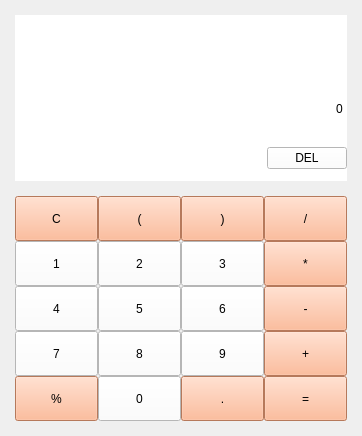
<?xml version="1.0" encoding="UTF-8"?>
<ui version="4.0">
 <class>Dialog</class>
 <widget class="QDialog" name="Dialog">
  <property name="geometry">
   <rect>
    <x>0</x>
    <y>0</y>
    <width>362</width>
    <height>436</height>
   </rect>
  </property>
  <property name="minimumSize">
   <size>
    <width>362</width>
    <height>436</height>
   </size>
  </property>
  <property name="maximumSize">
   <size>
    <width>362</width>
    <height>436</height>
   </size>
  </property>
  <property name="windowTitle">
   <string>Dialog</string>
  </property>
  <property name="styleSheet">
   <string notr="true"/>
  </property>
  <layout class="QGridLayout" name="gridLayout_3">
   <property name="leftMargin">
    <number>15</number>
   </property>
   <property name="topMargin">
    <number>15</number>
   </property>
   <property name="rightMargin">
    <number>15</number>
   </property>
   <property name="bottomMargin">
    <number>15</number>
   </property>
   <property name="verticalSpacing">
    <number>15</number>
   </property>
   <item row="1" column="0">
    <layout class="QGridLayout" name="gridLayout">
     <item row="0" column="2">
      <widget class="QPushButton" name="p_close_pushButton">
       <property name="enabled">
        <bool>true</bool>
       </property>
       <property name="minimumSize">
        <size>
         <width>0</width>
         <height>45</height>
        </size>
       </property>
       <property name="styleSheet">
        <string notr="true">background-color: rgb(255, 170, 127);
font: 75 10pt &quot;MS Shell Dlg 2&quot;;</string>
       </property>
       <property name="text">
        <string>)</string>
       </property>
       <property name="autoDefault">
        <bool>false</bool>
       </property>
      </widget>
     </item>
     <item row="1" column="0">
      <widget class="QPushButton" name="num_pushButton_1">
       <property name="minimumSize">
        <size>
         <width>0</width>
         <height>45</height>
        </size>
       </property>
       <property name="styleSheet">
        <string notr="true">background-color: rgb(255, 255, 255);
font: 75 10pt &quot;MS Shell Dlg 2&quot;;</string>
       </property>
       <property name="text">
        <string>1</string>
       </property>
       <property name="autoDefault">
        <bool>false</bool>
       </property>
      </widget>
     </item>
     <item row="0" column="3">
      <widget class="QPushButton" name="sign_pushButton_1">
       <property name="minimumSize">
        <size>
         <width>0</width>
         <height>45</height>
        </size>
       </property>
       <property name="styleSheet">
        <string notr="true">background-color: rgb(255, 170, 127);
font: 75 10pt &quot;MS Shell Dlg 2&quot;;</string>
       </property>
       <property name="text">
        <string>/</string>
       </property>
       <property name="autoDefault">
        <bool>false</bool>
       </property>
      </widget>
     </item>
     <item row="0" column="0">
      <widget class="QPushButton" name="reset_pushButton">
       <property name="minimumSize">
        <size>
         <width>0</width>
         <height>45</height>
        </size>
       </property>
       <property name="styleSheet">
        <string notr="true">background-color: rgb(255, 170, 127);
font: 75 10pt &quot;MS Shell Dlg 2&quot;;</string>
       </property>
       <property name="text">
        <string>C</string>
       </property>
       <property name="autoDefault">
        <bool>false</bool>
       </property>
      </widget>
     </item>
     <item row="0" column="1">
      <widget class="QPushButton" name="p_open_pushButton">
       <property name="minimumSize">
        <size>
         <width>0</width>
         <height>45</height>
        </size>
       </property>
       <property name="styleSheet">
        <string notr="true">background-color: rgb(255, 170, 127);
font: 75 10pt &quot;MS Shell Dlg 2&quot;;</string>
       </property>
       <property name="text">
        <string>(</string>
       </property>
       <property name="autoDefault">
        <bool>false</bool>
       </property>
      </widget>
     </item>
     <item row="1" column="1">
      <widget class="QPushButton" name="num_pushButton_2">
       <property name="minimumSize">
        <size>
         <width>0</width>
         <height>45</height>
        </size>
       </property>
       <property name="styleSheet">
        <string notr="true">background-color: rgb(255, 255, 255);
font: 75 10pt &quot;MS Shell Dlg 2&quot;;</string>
       </property>
       <property name="text">
        <string>2</string>
       </property>
       <property name="autoDefault">
        <bool>false</bool>
       </property>
      </widget>
     </item>
     <item row="4" column="1">
      <widget class="QPushButton" name="num_pushButton_0">
       <property name="minimumSize">
        <size>
         <width>0</width>
         <height>45</height>
        </size>
       </property>
       <property name="styleSheet">
        <string notr="true">background-color: rgb(255, 255, 255);
font: 75 10pt &quot;MS Shell Dlg 2&quot;;</string>
       </property>
       <property name="text">
        <string>0</string>
       </property>
       <property name="autoDefault">
        <bool>false</bool>
       </property>
      </widget>
     </item>
     <item row="2" column="3">
      <widget class="QPushButton" name="sign_pushButton_3">
       <property name="minimumSize">
        <size>
         <width>0</width>
         <height>45</height>
        </size>
       </property>
       <property name="styleSheet">
        <string notr="true">background-color: rgb(255, 170, 127);
font: 75 10pt &quot;MS Shell Dlg 2&quot;;</string>
       </property>
       <property name="text">
        <string>-</string>
       </property>
       <property name="autoDefault">
        <bool>false</bool>
       </property>
      </widget>
     </item>
     <item row="1" column="2">
      <widget class="QPushButton" name="num_pushButton_3">
       <property name="minimumSize">
        <size>
         <width>0</width>
         <height>45</height>
        </size>
       </property>
       <property name="styleSheet">
        <string notr="true">background-color: rgb(255, 255, 255);
font: 75 10pt &quot;MS Shell Dlg 2&quot;;</string>
       </property>
       <property name="text">
        <string>3</string>
       </property>
       <property name="autoDefault">
        <bool>false</bool>
       </property>
      </widget>
     </item>
     <item row="3" column="0">
      <widget class="QPushButton" name="num_pushButton_7">
       <property name="minimumSize">
        <size>
         <width>0</width>
         <height>45</height>
        </size>
       </property>
       <property name="styleSheet">
        <string notr="true">background-color: rgb(255, 255, 255);
font: 75 10pt &quot;MS Shell Dlg 2&quot;;</string>
       </property>
       <property name="text">
        <string>7</string>
       </property>
       <property name="autoDefault">
        <bool>false</bool>
       </property>
      </widget>
     </item>
     <item row="1" column="3">
      <widget class="QPushButton" name="sign_pushButton_2">
       <property name="minimumSize">
        <size>
         <width>0</width>
         <height>45</height>
        </size>
       </property>
       <property name="styleSheet">
        <string notr="true">background-color: rgb(255, 170, 127);
font: 75 10pt &quot;MS Shell Dlg 2&quot;;</string>
       </property>
       <property name="text">
        <string>*</string>
       </property>
       <property name="autoDefault">
        <bool>false</bool>
       </property>
      </widget>
     </item>
     <item row="3" column="3">
      <widget class="QPushButton" name="sign_pushButton_4">
       <property name="minimumSize">
        <size>
         <width>0</width>
         <height>45</height>
        </size>
       </property>
       <property name="styleSheet">
        <string notr="true">background-color: rgb(255, 170, 127);
font: 75 10pt &quot;MS Shell Dlg 2&quot;;</string>
       </property>
       <property name="text">
        <string>+</string>
       </property>
       <property name="autoDefault">
        <bool>false</bool>
       </property>
      </widget>
     </item>
     <item row="2" column="1">
      <widget class="QPushButton" name="num_pushButton_5">
       <property name="minimumSize">
        <size>
         <width>0</width>
         <height>45</height>
        </size>
       </property>
       <property name="styleSheet">
        <string notr="true">background-color: rgb(255, 255, 255);
font: 75 10pt &quot;MS Shell Dlg 2&quot;;</string>
       </property>
       <property name="text">
        <string>5</string>
       </property>
       <property name="autoDefault">
        <bool>false</bool>
       </property>
      </widget>
     </item>
     <item row="4" column="3">
      <widget class="QPushButton" name="result_pushButton">
       <property name="minimumSize">
        <size>
         <width>0</width>
         <height>45</height>
        </size>
       </property>
       <property name="styleSheet">
        <string notr="true">background-color: rgb(255, 170, 127);
font: 75 10pt &quot;MS Shell Dlg 2&quot;;</string>
       </property>
       <property name="text">
        <string>=</string>
       </property>
       <property name="autoDefault">
        <bool>false</bool>
       </property>
      </widget>
     </item>
     <item row="2" column="0">
      <widget class="QPushButton" name="num_pushButton_4">
       <property name="minimumSize">
        <size>
         <width>0</width>
         <height>45</height>
        </size>
       </property>
       <property name="styleSheet">
        <string notr="true">background-color: rgb(255, 255, 255);
font: 75 10pt &quot;MS Shell Dlg 2&quot;;</string>
       </property>
       <property name="text">
        <string>4</string>
       </property>
       <property name="autoDefault">
        <bool>false</bool>
       </property>
      </widget>
     </item>
     <item row="4" column="2">
      <widget class="QPushButton" name="dot_pushButton">
       <property name="minimumSize">
        <size>
         <width>0</width>
         <height>45</height>
        </size>
       </property>
       <property name="styleSheet">
        <string notr="true">background-color: rgb(255, 170, 127);
font: 75 10pt &quot;MS Shell Dlg 2&quot;;</string>
       </property>
       <property name="text">
        <string>.</string>
       </property>
       <property name="autoDefault">
        <bool>false</bool>
       </property>
      </widget>
     </item>
     <item row="4" column="0">
      <widget class="QPushButton" name="per_pushButton">
       <property name="minimumSize">
        <size>
         <width>0</width>
         <height>45</height>
        </size>
       </property>
       <property name="styleSheet">
        <string notr="true">background-color: rgb(255, 170, 127);
font: 75 10pt &quot;MS Shell Dlg 2&quot;;</string>
       </property>
       <property name="text">
        <string>%</string>
       </property>
       <property name="autoDefault">
        <bool>false</bool>
       </property>
      </widget>
     </item>
     <item row="2" column="2">
      <widget class="QPushButton" name="num_pushButton_6">
       <property name="minimumSize">
        <size>
         <width>0</width>
         <height>45</height>
        </size>
       </property>
       <property name="styleSheet">
        <string notr="true">background-color: rgb(255, 255, 255);
font: 75 10pt &quot;MS Shell Dlg 2&quot;;</string>
       </property>
       <property name="text">
        <string>6</string>
       </property>
       <property name="autoDefault">
        <bool>false</bool>
       </property>
      </widget>
     </item>
     <item row="3" column="1">
      <widget class="QPushButton" name="num_pushButton_8">
       <property name="minimumSize">
        <size>
         <width>0</width>
         <height>45</height>
        </size>
       </property>
       <property name="styleSheet">
        <string notr="true">background-color: rgb(255, 255, 255);
font: 75 10pt &quot;MS Shell Dlg 2&quot;;</string>
       </property>
       <property name="text">
        <string>8</string>
       </property>
       <property name="autoDefault">
        <bool>false</bool>
       </property>
      </widget>
     </item>
     <item row="3" column="2">
      <widget class="QPushButton" name="num_pushButton_9">
       <property name="minimumSize">
        <size>
         <width>0</width>
         <height>45</height>
        </size>
       </property>
       <property name="styleSheet">
        <string notr="true">background-color: rgb(255, 255, 255);
font: 75 10pt &quot;MS Shell Dlg 2&quot;;</string>
       </property>
       <property name="text">
        <string>9</string>
       </property>
       <property name="autoDefault">
        <bool>false</bool>
       </property>
      </widget>
     </item>
    </layout>
   </item>
   <item row="0" column="0">
    <widget class="QWidget" name="widget" native="true">
     <property name="styleSheet">
      <string notr="true">background-color: rgb(255, 255, 255);</string>
     </property>
     <layout class="QGridLayout" name="gridLayout_2">
      <property name="leftMargin">
       <number>0</number>
      </property>
      <property name="topMargin">
       <number>0</number>
      </property>
      <property name="rightMargin">
       <number>0</number>
      </property>
      <property name="bottomMargin">
       <number>0</number>
      </property>
      <item row="2" column="0">
       <spacer name="horizontalSpacer">
        <property name="orientation">
         <enum>Qt::Horizontal</enum>
        </property>
        <property name="sizeHint" stdset="0">
         <size>
          <width>245</width>
          <height>20</height>
         </size>
        </property>
       </spacer>
      </item>
      <item row="2" column="1">
       <widget class="QPushButton" name="del_pushButton">
        <property name="minimumSize">
         <size>
          <width>78</width>
          <height>0</height>
         </size>
        </property>
        <property name="text">
         <string>DEL</string>
        </property>
        <property name="autoDefault">
         <bool>false</bool>
        </property>
       </widget>
      </item>
      <item row="1" column="0" colspan="2">
       <widget class="QLineEdit" name="a_lineEdit">
        <property name="minimumSize">
         <size>
          <width>0</width>
          <height>45</height>
         </size>
        </property>
        <property name="styleSheet">
         <string notr="true">font: 75 16pt &quot;MS Shell Dlg 2&quot;;</string>
        </property>
        <property name="text">
         <string>0</string>
        </property>
        <property name="frame">
         <bool>false</bool>
        </property>
        <property name="alignment">
         <set>Qt::AlignRight|Qt::AlignTrailing|Qt::AlignVCenter</set>
        </property>
       </widget>
      </item>
      <item row="0" column="0" colspan="2">
       <widget class="QLineEdit" name="q_lineEdit">
        <property name="minimumSize">
         <size>
          <width>0</width>
          <height>45</height>
         </size>
        </property>
        <property name="styleSheet">
         <string notr="true">font: 18pt &quot;MS Shell Dlg 2&quot;;</string>
        </property>
        <property name="text">
         <string/>
        </property>
        <property name="frame">
         <bool>false</bool>
        </property>
        <property name="alignment">
         <set>Qt::AlignRight|Qt::AlignTrailing|Qt::AlignVCenter</set>
        </property>
       </widget>
      </item>
     </layout>
    </widget>
   </item>
  </layout>
 </widget>
 <resources/>
 <connections/>
</ui>
